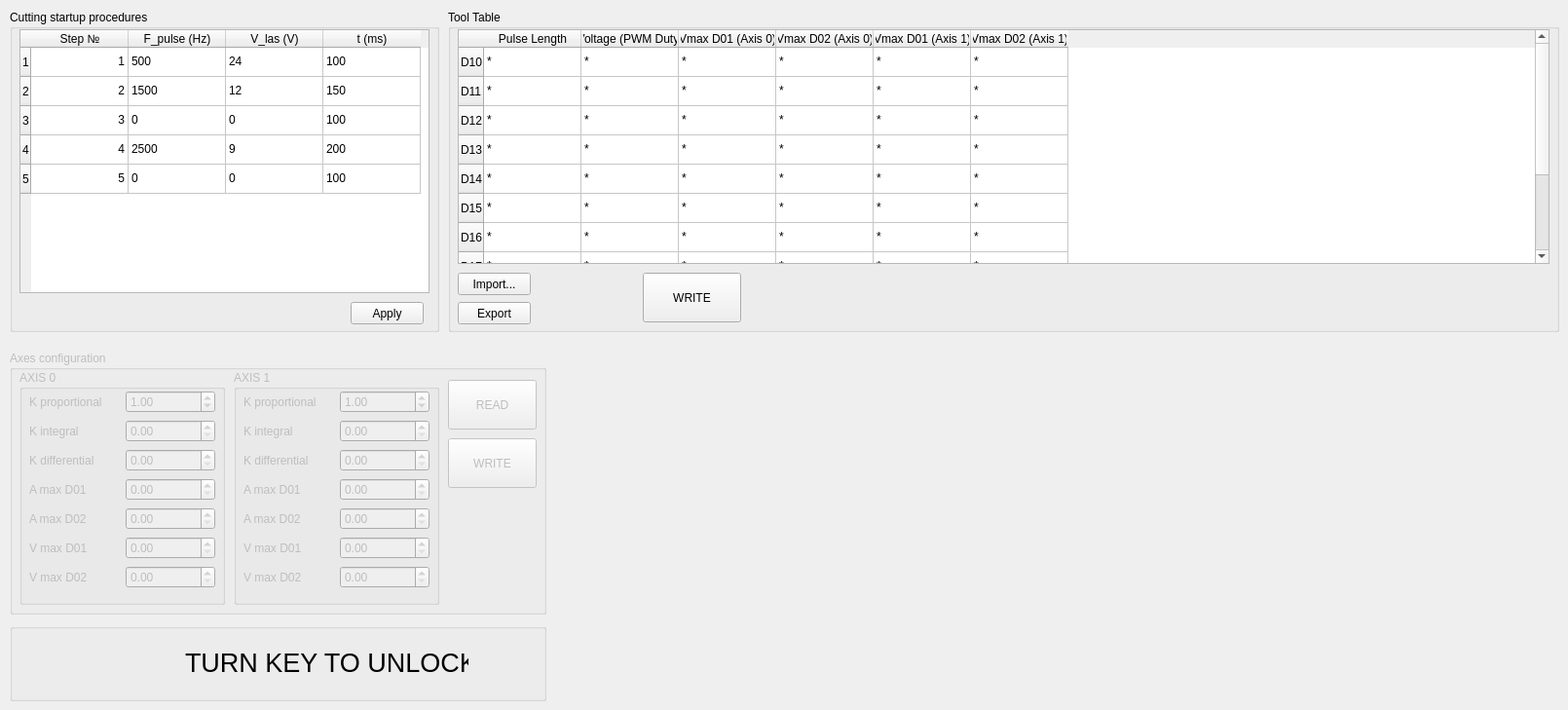
    <widget class="QWidget" name="tab_3">
     <attribute name="title">
      <string>SETTINGS</string>
     </attribute>
     <widget class="QGroupBox" name="groupBox_6">
      <property name="geometry">
       <rect>
        <x>10</x>
        <y>10</y>
        <width>441</width>
        <height>331</height>
       </rect>
      </property>
      <property name="title">
       <string>Cutting startup procedures</string>
      </property>
      <widget class="QTableWidget" name="tableWidget">
       <property name="geometry">
        <rect>
         <x>10</x>
         <y>20</y>
         <width>421</width>
         <height>271</height>
        </rect>
       </property>
       <property name="rowCount">
        <number>5</number>
       </property>
       <property name="columnCount">
        <number>4</number>
       </property>
       <row/>
       <row/>
       <row/>
       <row/>
       <row/>
       <column>
        <property name="text">
         <string>Step №</string>
        </property>
       </column>
       <column>
        <property name="text">
         <string>F_pulse (Hz)</string>
        </property>
       </column>
       <column>
        <property name="text">
         <string>V_las (V)</string>
        </property>
       </column>
       <column>
        <property name="text">
         <string>t (ms)</string>
        </property>
       </column>
       <item row="0" column="0">
        <property name="text">
         <string>1</string>
        </property>
        <property name="textAlignment">
         <set>AlignRight|AlignVCenter</set>
        </property>
       </item>
       <item row="0" column="1">
        <property name="text">
         <string>500</string>
        </property>
       </item>
       <item row="0" column="2">
        <property name="text">
         <string>24</string>
        </property>
       </item>
       <item row="0" column="3">
        <property name="text">
         <string>100</string>
        </property>
       </item>
       <item row="1" column="0">
        <property name="text">
         <string>2</string>
        </property>
        <property name="textAlignment">
         <set>AlignRight|AlignVCenter</set>
        </property>
       </item>
       <item row="1" column="1">
        <property name="text">
         <string>1500</string>
        </property>
       </item>
       <item row="1" column="2">
        <property name="text">
         <string>12</string>
        </property>
       </item>
       <item row="1" column="3">
        <property name="text">
         <string>150</string>
        </property>
       </item>
       <item row="2" column="0">
        <property name="text">
         <string>3</string>
        </property>
        <property name="textAlignment">
         <set>AlignRight|AlignVCenter</set>
        </property>
       </item>
       <item row="2" column="1">
        <property name="text">
         <string>0</string>
        </property>
       </item>
       <item row="2" column="2">
        <property name="text">
         <string>0</string>
        </property>
       </item>
       <item row="2" column="3">
        <property name="text">
         <string>100</string>
        </property>
       </item>
       <item row="3" column="0">
        <property name="text">
         <string>4</string>
        </property>
        <property name="textAlignment">
         <set>AlignRight|AlignVCenter</set>
        </property>
       </item>
       <item row="3" column="1">
        <property name="text">
         <string>2500</string>
        </property>
       </item>
       <item row="3" column="2">
        <property name="text">
         <string>9</string>
        </property>
       </item>
       <item row="3" column="3">
        <property name="text">
         <string>200</string>
        </property>
       </item>
       <item row="4" column="0">
        <property name="text">
         <string>5</string>
        </property>
        <property name="textAlignment">
         <set>AlignRight|AlignVCenter</set>
        </property>
       </item>
       <item row="4" column="1">
        <property name="text">
         <string>0</string>
        </property>
       </item>
       <item row="4" column="2">
        <property name="text">
         <string>0</string>
        </property>
       </item>
       <item row="4" column="3">
        <property name="text">
         <string>100</string>
        </property>
       </item>
      </widget>
      <widget class="QPushButton" name="pushButton">
       <property name="geometry">
        <rect>
         <x>350</x>
         <y>300</y>
         <width>75</width>
         <height>23</height>
        </rect>
       </property>
       <property name="text">
        <string>Apply</string>
       </property>
      </widget>
     </widget>
     <widget class="QGroupBox" name="Config">
      <property name="enabled">
       <bool>false</bool>
      </property>
      <property name="geometry">
       <rect>
        <x>10</x>
        <y>360</y>
        <width>551</width>
        <height>271</height>
       </rect>
      </property>
      <property name="title">
       <string>Axes configuration</string>
      </property>
      <property name="flat">
       <bool>false</bool>
      </property>
      <property name="checkable">
       <bool>false</bool>
      </property>
      <widget class="QGroupBox" name="AXIS_0_Box">
       <property name="geometry">
        <rect>
         <x>10</x>
         <y>20</y>
         <width>211</width>
         <height>241</height>
        </rect>
       </property>
       <property name="title">
        <string>AXIS 0</string>
       </property>
       <widget class="QWidget" name="layoutWidget">
        <property name="geometry">
         <rect>
          <x>10</x>
          <y>20</y>
          <width>191</width>
          <height>211</height>
         </rect>
        </property>
        <layout class="QGridLayout" name="gridLayout">
         <item row="0" column="0">
          <widget class="QLabel" name="label_8">
           <property name="enabled">
            <bool>false</bool>
           </property>
           <property name="text">
            <string>K proportional</string>
           </property>
          </widget>
         </item>
         <item row="0" column="1">
          <widget class="QDoubleSpinBox" name="Kp_axis_0">
           <property name="enabled">
            <bool>false</bool>
           </property>
           <property name="value">
            <double>1.000000000000000</double>
           </property>
          </widget>
         </item>
         <item row="1" column="0">
          <widget class="QLabel" name="label_2">
           <property name="enabled">
            <bool>false</bool>
           </property>
           <property name="text">
            <string>K integral</string>
           </property>
          </widget>
         </item>
         <item row="1" column="1">
          <widget class="QDoubleSpinBox" name="Ki_axis_0">
           <property name="enabled">
            <bool>false</bool>
           </property>
          </widget>
         </item>
         <item row="2" column="0">
          <widget class="QLabel" name="label_3">
           <property name="enabled">
            <bool>false</bool>
           </property>
           <property name="text">
            <string>K differential</string>
           </property>
          </widget>
         </item>
         <item row="2" column="1">
          <widget class="QDoubleSpinBox" name="Kd_axis_0">
           <property name="enabled">
            <bool>false</bool>
           </property>
          </widget>
         </item>
         <item row="3" column="0">
          <widget class="QLabel" name="label_4">
           <property name="enabled">
            <bool>false</bool>
           </property>
           <property name="text">
            <string>A max D01</string>
           </property>
          </widget>
         </item>
         <item row="3" column="1">
          <widget class="QDoubleSpinBox" name="amax_d1_axis_0">
           <property name="enabled">
            <bool>false</bool>
           </property>
          </widget>
         </item>
         <item row="4" column="0">
          <widget class="QLabel" name="label_5">
           <property name="enabled">
            <bool>false</bool>
           </property>
           <property name="text">
            <string>A max D02</string>
           </property>
          </widget>
         </item>
         <item row="4" column="1">
          <widget class="QDoubleSpinBox" name="amax_d2_axis_0">
           <property name="enabled">
            <bool>false</bool>
           </property>
          </widget>
         </item>
         <item row="5" column="0">
          <widget class="QLabel" name="label_7">
           <property name="enabled">
            <bool>false</bool>
           </property>
           <property name="text">
            <string>V max D01</string>
           </property>
          </widget>
         </item>
         <item row="5" column="1">
          <widget class="QDoubleSpinBox" name="vmax_d1_axis_0">
           <property name="enabled">
            <bool>false</bool>
           </property>
          </widget>
         </item>
         <item row="6" column="0">
          <widget class="QLabel" name="label_6">
           <property name="enabled">
            <bool>false</bool>
           </property>
           <property name="text">
            <string>V max D02</string>
           </property>
          </widget>
         </item>
         <item row="6" column="1">
          <widget class="QDoubleSpinBox" name="vmax_d2_axis_0">
           <property name="enabled">
            <bool>false</bool>
           </property>
          </widget>
         </item>
        </layout>
       </widget>
      </widget>
      <widget class="QGroupBox" name="AXIS_1_Box">
       <property name="geometry">
        <rect>
         <x>230</x>
         <y>20</y>
         <width>211</width>
         <height>241</height>
        </rect>
       </property>
       <property name="title">
        <string>AXIS 1</string>
       </property>
       <widget class="QWidget" name="layoutWidget">
        <property name="geometry">
         <rect>
          <x>10</x>
          <y>20</y>
          <width>191</width>
          <height>211</height>
         </rect>
        </property>
        <layout class="QGridLayout" name="gridLayout_2">
         <item row="0" column="0">
          <widget class="QLabel" name="label_16">
           <property name="text">
            <string>K proportional</string>
           </property>
          </widget>
         </item>
         <item row="0" column="1">
          <widget class="QDoubleSpinBox" name="Kp_axis_1">
           <property name="value">
            <double>1.000000000000000</double>
           </property>
          </widget>
         </item>
         <item row="1" column="0">
          <widget class="QLabel" name="label_17">
           <property name="text">
            <string>K integral</string>
           </property>
          </widget>
         </item>
         <item row="1" column="1">
          <widget class="QDoubleSpinBox" name="Ki_axis_1"/>
         </item>
         <item row="2" column="0">
          <widget class="QLabel" name="label_18">
           <property name="text">
            <string>K differential</string>
           </property>
          </widget>
         </item>
         <item row="2" column="1">
          <widget class="QDoubleSpinBox" name="Kd_axis_1"/>
         </item>
         <item row="3" column="0">
          <widget class="QLabel" name="label_19">
           <property name="text">
            <string>A max D01</string>
           </property>
          </widget>
         </item>
         <item row="3" column="1">
          <widget class="QDoubleSpinBox" name="amax_d1_axis_1"/>
         </item>
         <item row="4" column="0">
          <widget class="QLabel" name="label_20">
           <property name="text">
            <string>A max D02</string>
           </property>
          </widget>
         </item>
         <item row="4" column="1">
          <widget class="QDoubleSpinBox" name="amax_d2_axis_1"/>
         </item>
         <item row="5" column="0">
          <widget class="QLabel" name="label_21">
           <property name="text">
            <string>V max D01</string>
           </property>
          </widget>
         </item>
         <item row="5" column="1">
          <widget class="QDoubleSpinBox" name="vmax_d1_axis_1"/>
         </item>
         <item row="6" column="0">
          <widget class="QLabel" name="label_22">
           <property name="text">
            <string>V max D02</string>
           </property>
          </widget>
         </item>
         <item row="6" column="1">
          <widget class="QDoubleSpinBox" name="vmax_d2_axis_1"/>
         </item>
        </layout>
       </widget>
      </widget>
      <widget class="QPushButton" name="write_config_pushButton">
       <property name="geometry">
        <rect>
         <x>450</x>
         <y>90</y>
         <width>91</width>
         <height>51</height>
        </rect>
       </property>
       <property name="text">
        <string>WRITE</string>
       </property>
      </widget>
      <widget class="QPushButton" name="pushButton_3">
       <property name="geometry">
        <rect>
         <x>450</x>
         <y>30</y>
         <width>91</width>
         <height>51</height>
        </rect>
       </property>
       <property name="text">
        <string>READ</string>
       </property>
      </widget>
     </widget>
     <widget class="QGroupBox" name="groupBox_7">
      <property name="geometry">
       <rect>
        <x>460</x>
        <y>10</y>
        <width>1141</width>
        <height>331</height>
       </rect>
      </property>
      <property name="title">
       <string>Tool Table</string>
      </property>
      <widget class="QTableWidget" name="tableWidget_tooltable">
       <property name="geometry">
        <rect>
         <x>10</x>
         <y>20</y>
         <width>1121</width>
         <height>241</height>
        </rect>
       </property>
       <row>
        <property name="text">
         <string>D10</string>
        </property>
       </row>
       <row>
        <property name="text">
         <string>D11</string>
        </property>
       </row>
       <row>
        <property name="text">
         <string>D12</string>
        </property>
       </row>
       <row>
        <property name="text">
         <string>D13</string>
        </property>
       </row>
       <row>
        <property name="text">
         <string>D14</string>
        </property>
       </row>
       <row>
        <property name="text">
         <string>D15</string>
        </property>
       </row>
       <row>
        <property name="text">
         <string>D16</string>
        </property>
       </row>
       <row>
        <property name="text">
         <string>D17</string>
        </property>
       </row>
       <row>
        <property name="text">
         <string>D18</string>
        </property>
       </row>
       <row>
        <property name="text">
         <string>D19</string>
        </property>
       </row>
       <row>
        <property name="text">
         <string>D20</string>
        </property>
       </row>
       <column>
        <property name="text">
         <string>Pulse Length</string>
        </property>
       </column>
       <column>
        <property name="text">
         <string>Voltage (PWM Duty)</string>
        </property>
       </column>
       <column>
        <property name="text">
         <string>Vmax D01 (Axis 0)</string>
        </property>
       </column>
       <column>
        <property name="text">
         <string>Vmax D02 (Axis 0)</string>
        </property>
       </column>
       <column>
        <property name="text">
         <string>Vmax D01 (Axis 1)</string>
        </property>
       </column>
       <column>
        <property name="text">
         <string>Vmax D02 (Axis 1)</string>
        </property>
       </column>
       <item row="0" column="0">
        <property name="text">
         <string>*</string>
        </property>
       </item>
       <item row="0" column="1">
        <property name="text">
         <string>*</string>
        </property>
       </item>
       <item row="0" column="2">
        <property name="text">
         <string>*</string>
        </property>
       </item>
       <item row="0" column="3">
        <property name="text">
         <string>*</string>
        </property>
       </item>
       <item row="0" column="4">
        <property name="text">
         <string>*</string>
        </property>
       </item>
       <item row="0" column="5">
        <property name="text">
         <string>*</string>
        </property>
       </item>
       <item row="1" column="0">
        <property name="text">
         <string>*</string>
        </property>
       </item>
       <item row="1" column="1">
        <property name="text">
         <string>*</string>
        </property>
       </item>
       <item row="1" column="2">
        <property name="text">
         <string>*</string>
        </property>
       </item>
       <item row="1" column="3">
        <property name="text">
         <string>*</string>
        </property>
       </item>
       <item row="1" column="4">
        <property name="text">
         <string>*</string>
        </property>
       </item>
       <item row="1" column="5">
        <property name="text">
         <string>*</string>
        </property>
       </item>
       <item row="2" column="0">
        <property name="text">
         <string>*</string>
        </property>
       </item>
       <item row="2" column="1">
        <property name="text">
         <string>*</string>
        </property>
       </item>
       <item row="2" column="2">
        <property name="text">
         <string>*</string>
        </property>
       </item>
       <item row="2" column="3">
        <property name="text">
         <string>*</string>
        </property>
       </item>
       <item row="2" column="4">
        <property name="text">
         <string>*</string>
        </property>
       </item>
       <item row="2" column="5">
        <property name="text">
         <string>*</string>
        </property>
       </item>
       <item row="3" column="0">
        <property name="text">
         <string>*</string>
        </property>
       </item>
       <item row="3" column="1">
        <property name="text">
         <string>*</string>
        </property>
       </item>
       <item row="3" column="2">
        <property name="text">
         <string>*</string>
        </property>
       </item>
       <item row="3" column="3">
        <property name="text">
         <string>*</string>
        </property>
       </item>
       <item row="3" column="4">
        <property name="text">
         <string>*</string>
        </property>
       </item>
       <item row="3" column="5">
        <property name="text">
         <string>*</string>
        </property>
       </item>
       <item row="4" column="0">
        <property name="text">
         <string>*</string>
        </property>
       </item>
       <item row="4" column="1">
        <property name="text">
         <string>*</string>
        </property>
       </item>
       <item row="4" column="2">
        <property name="text">
         <string>*</string>
        </property>
       </item>
       <item row="4" column="3">
        <property name="text">
         <string>*</string>
        </property>
       </item>
       <item row="4" column="4">
        <property name="text">
         <string>*</string>
        </property>
       </item>
       <item row="4" column="5">
        <property name="text">
         <string>*</string>
        </property>
       </item>
       <item row="5" column="0">
        <property name="text">
         <string>*</string>
        </property>
       </item>
       <item row="5" column="1">
        <property name="text">
         <string>*</string>
        </property>
       </item>
       <item row="5" column="2">
        <property name="text">
         <string>*</string>
        </property>
       </item>
       <item row="5" column="3">
        <property name="text">
         <string>*</string>
        </property>
       </item>
       <item row="5" column="4">
        <property name="text">
         <string>*</string>
        </property>
       </item>
       <item row="5" column="5">
        <property name="text">
         <string>*</string>
        </property>
       </item>
       <item row="6" column="0">
        <property name="text">
         <string>*</string>
        </property>
       </item>
       <item row="6" column="1">
        <property name="text">
         <string>*</string>
        </property>
       </item>
       <item row="6" column="2">
        <property name="text">
         <string>*</string>
        </property>
       </item>
       <item row="6" column="3">
        <property name="text">
         <string>*</string>
        </property>
       </item>
       <item row="6" column="4">
        <property name="text">
         <string>*</string>
        </property>
       </item>
       <item row="6" column="5">
        <property name="text">
         <string>*</string>
        </property>
       </item>
       <item row="7" column="0">
        <property name="text">
         <string>*</string>
        </property>
       </item>
       <item row="7" column="1">
        <property name="text">
         <string>*</string>
        </property>
       </item>
       <item row="7" column="2">
        <property name="text">
         <string>*</string>
        </property>
       </item>
       <item row="7" column="3">
        <property name="text">
         <string>*</string>
        </property>
       </item>
       <item row="7" column="4">
        <property name="text">
         <string>*</string>
        </property>
       </item>
       <item row="7" column="5">
        <property name="text">
         <string>*</string>
        </property>
       </item>
       <item row="8" column="0">
        <property name="text">
         <string>*</string>
        </property>
       </item>
       <item row="8" column="1">
        <property name="text">
         <string>*</string>
        </property>
       </item>
       <item row="8" column="2">
        <property name="text">
         <string>*</string>
        </property>
       </item>
       <item row="8" column="3">
        <property name="text">
         <string>*</string>
        </property>
       </item>
       <item row="8" column="4">
        <property name="text">
         <string>*</string>
        </property>
       </item>
       <item row="8" column="5">
        <property name="text">
         <string>*</string>
        </property>
       </item>
       <item row="9" column="0">
        <property name="text">
         <string>*</string>
        </property>
       </item>
       <item row="9" column="1">
        <property name="text">
         <string>*</string>
        </property>
       </item>
       <item row="9" column="2">
        <property name="text">
         <string>*</string>
        </property>
       </item>
       <item row="9" column="3">
        <property name="text">
         <string>*</string>
        </property>
       </item>
       <item row="9" column="4">
        <property name="text">
         <string>*</string>
        </property>
       </item>
       <item row="9" column="5">
        <property name="text">
         <string>*</string>
        </property>
       </item>
       <item row="10" column="0">
        <property name="text">
         <string>*</string>
        </property>
       </item>
       <item row="10" column="1">
        <property name="text">
         <string>*</string>
        </property>
       </item>
       <item row="10" column="2">
        <property name="text">
         <string>*</string>
        </property>
       </item>
       <item row="10" column="3">
        <property name="text">
         <string>*</string>
        </property>
       </item>
       <item row="10" column="4">
        <property name="text">
         <string>*</string>
        </property>
       </item>
       <item row="10" column="5">
        <property name="text">
         <string>*</string>
        </property>
       </item>
      </widget>
      <widget class="QPushButton" name="pushButton_4">
       <property name="geometry">
        <rect>
         <x>200</x>
         <y>270</y>
         <width>101</width>
         <height>51</height>
        </rect>
       </property>
       <property name="text">
        <string>WRITE</string>
       </property>
      </widget>
      <widget class="QPushButton" name="import_Tooltable_Button">
       <property name="geometry">
        <rect>
         <x>10</x>
         <y>270</y>
         <width>75</width>
         <height>23</height>
        </rect>
       </property>
       <property name="text">
        <string>Import...</string>
       </property>
      </widget>
      <widget class="QPushButton" name="export_Tooltable_Button">
       <property name="geometry">
        <rect>
         <x>10</x>
         <y>300</y>
         <width>75</width>
         <height>23</height>
        </rect>
       </property>
       <property name="text">
        <string>Export</string>
       </property>
      </widget>
     </widget>
     <widget class="QGroupBox" name="groupBox_9">
      <property name="geometry">
       <rect>
        <x>10</x>
        <y>640</y>
        <width>551</width>
        <height>80</height>
       </rect>
      </property>
      <property name="title">
       <string/>
      </property>
      <widget class="QLabel" name="label_34">
       <property name="geometry">
        <rect>
         <x>180</x>
         <y>20</y>
         <width>291</width>
         <height>41</height>
        </rect>
       </property>
       <property name="font">
        <font>
         <pointsize>20</pointsize>
        </font>
       </property>
       <property name="text">
        <string>TURN KEY TO UNLOCK</string>
       </property>
      </widget>
      <widget class="QLabel" name="label_lock">
       <property name="geometry">
        <rect>
         <x>70</x>
         <y>10</y>
         <width>101</width>
         <height>61</height>
        </rect>
       </property>
       <property name="text">
        <string/>
       </property>
       <property name="pixmap">
        <pixmap resource="icons.qrc">:/icons/icons/locked.bmp</pixmap>
       </property>
       <property name="scaledContents">
        <bool>false</bool>
       </property>
      </widget>
     </widget>
    </widget>
